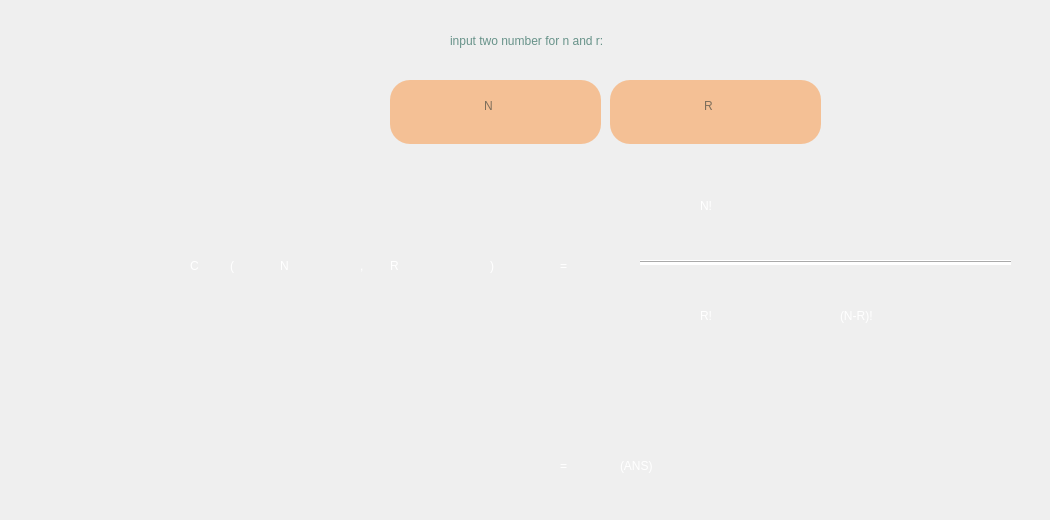
    <widget class="QWidget" name="combination">
     <property name="styleSheet">
      <string notr="true"/>
     </property>
     <widget class="QLabel" name="label_6">
      <property name="geometry">
       <rect>
        <x>390</x>
        <y>220</y>
        <width>91</width>
        <height>91</height>
       </rect>
      </property>
      <property name="styleSheet">
       <string notr="true">color: white;
font: 28pt &quot;Cascadia Code&quot;;</string>
      </property>
      <property name="text">
       <string>R</string>
      </property>
     </widget>
     <widget class="QLabel" name="label_10">
      <property name="geometry">
       <rect>
        <x>700</x>
        <y>270</y>
        <width>131</width>
        <height>91</height>
       </rect>
      </property>
      <property name="styleSheet">
       <string notr="true">color: white;
font: 28pt &quot;Cascadia Code&quot;;</string>
      </property>
      <property name="text">
       <string>R!</string>
      </property>
     </widget>
     <widget class="QLabel" name="label_12">
      <property name="geometry">
       <rect>
        <x>840</x>
        <y>270</y>
        <width>171</width>
        <height>91</height>
       </rect>
      </property>
      <property name="styleSheet">
       <string notr="true">color: white;
font: 28pt &quot;Cascadia Code&quot;;</string>
      </property>
      <property name="text">
       <string>(N-R)!</string>
      </property>
     </widget>
     <widget class="QLabel" name="label_7">
      <property name="geometry">
       <rect>
        <x>490</x>
        <y>220</y>
        <width>51</width>
        <height>91</height>
       </rect>
      </property>
      <property name="styleSheet">
       <string notr="true">color: white;
font: 28pt &quot;Cascadia Code&quot;;</string>
      </property>
      <property name="text">
       <string>)</string>
      </property>
     </widget>
     <widget class="QLabel" name="label_15">
      <property name="geometry">
       <rect>
        <x>560</x>
        <y>420</y>
        <width>51</width>
        <height>91</height>
       </rect>
      </property>
      <property name="styleSheet">
       <string notr="true">color: white;
font: 28pt &quot;Cascadia Code&quot;;</string>
      </property>
      <property name="text">
       <string>=</string>
      </property>
     </widget>
     <widget class="QLabel" name="label_16">
      <property name="geometry">
       <rect>
        <x>620</x>
        <y>420</y>
        <width>421</width>
        <height>91</height>
       </rect>
      </property>
      <property name="styleSheet">
       <string notr="true">color: white;
font: 28pt &quot;Cascadia Code&quot;;</string>
      </property>
      <property name="text">
       <string>(ANS)</string>
      </property>
     </widget>
     <widget class="QLabel" name="label_5">
      <property name="geometry">
       <rect>
        <x>360</x>
        <y>220</y>
        <width>21</width>
        <height>91</height>
       </rect>
      </property>
      <property name="styleSheet">
       <string notr="true">color: white;
font: 28pt &quot;Cascadia Code&quot;;</string>
      </property>
      <property name="text">
       <string>,</string>
      </property>
     </widget>
     <widget class="QLabel" name="label_2">
      <property name="geometry">
       <rect>
        <x>190</x>
        <y>220</y>
        <width>51</width>
        <height>91</height>
       </rect>
      </property>
      <property name="styleSheet">
       <string notr="true">color: white;
font: 28pt &quot;Cascadia Code&quot;;</string>
      </property>
      <property name="text">
       <string>C</string>
      </property>
     </widget>
     <widget class="QTextEdit" name="textEdit">
      <property name="geometry">
       <rect>
        <x>390</x>
        <y>80</y>
        <width>211</width>
        <height>64</height>
       </rect>
      </property>
      <property name="styleSheet">
       <string notr="true">background-color: #f4c095;
border-radius: 20px;
color: #071e22;
font: 63 13pt &quot;Bahnschrift SemiBold&quot;;
padding-left: 90px;
padding-top: 15px;</string>
      </property>
      <property name="placeholderText">
       <string>N</string>
      </property>
     </widget>
     <widget class="QLabel" name="label_9">
      <property name="geometry">
       <rect>
        <x>700</x>
        <y>160</y>
        <width>291</width>
        <height>91</height>
       </rect>
      </property>
      <property name="styleSheet">
       <string notr="true">color: white;
font: 28pt &quot;Cascadia Code&quot;;</string>
      </property>
      <property name="text">
       <string>N!</string>
      </property>
     </widget>
     <widget class="QTextEdit" name="textEdit_2">
      <property name="geometry">
       <rect>
        <x>610</x>
        <y>80</y>
        <width>211</width>
        <height>64</height>
       </rect>
      </property>
      <property name="styleSheet">
       <string notr="true">background-color: #f4c095;
border-radius: 20px;
color: #071e22;
font: 63 13pt &quot;Bahnschrift SemiBold&quot;;
padding-left: 90px;
padding-top: 15px;</string>
      </property>
      <property name="placeholderText">
       <string>R</string>
      </property>
     </widget>
     <widget class="QLabel" name="label_4">
      <property name="geometry">
       <rect>
        <x>280</x>
        <y>220</y>
        <width>71</width>
        <height>91</height>
       </rect>
      </property>
      <property name="styleSheet">
       <string notr="true">color: white;
font: 28pt &quot;Cascadia Code&quot;;</string>
      </property>
      <property name="text">
       <string>N</string>
      </property>
     </widget>
     <widget class="Line" name="line">
      <property name="geometry">
       <rect>
        <x>640</x>
        <y>260</y>
        <width>371</width>
        <height>5</height>
       </rect>
      </property>
      <property name="minimumSize">
       <size>
        <width>0</width>
        <height>2</height>
       </size>
      </property>
      <property name="styleSheet">
       <string notr="true">background-color: rgb(255, 255, 255);</string>
      </property>
      <property name="orientation">
       <enum>Qt::Horizontal</enum>
      </property>
     </widget>
     <widget class="QLabel" name="label_8">
      <property name="geometry">
       <rect>
        <x>560</x>
        <y>220</y>
        <width>51</width>
        <height>91</height>
       </rect>
      </property>
      <property name="styleSheet">
       <string notr="true">color: white;
font: 28pt &quot;Cascadia Code&quot;;</string>
      </property>
      <property name="text">
       <string>=</string>
      </property>
     </widget>
     <widget class="QLabel" name="label">
      <property name="geometry">
       <rect>
        <x>450</x>
        <y>30</y>
        <width>411</width>
        <height>21</height>
       </rect>
      </property>
      <property name="styleSheet">
       <string notr="true">color: #679289;
font: 12pt &quot;Arial&quot;;</string>
      </property>
      <property name="text">
       <string>input two number for n and r:</string>
      </property>
     </widget>
     <widget class="QLabel" name="label_3">
      <property name="geometry">
       <rect>
        <x>230</x>
        <y>220</y>
        <width>51</width>
        <height>91</height>
       </rect>
      </property>
      <property name="styleSheet">
       <string notr="true">color: white;
font: 28pt &quot;Cascadia Code&quot;;</string>
      </property>
      <property name="text">
       <string>(</string>
      </property>
     </widget>
    </widget>
